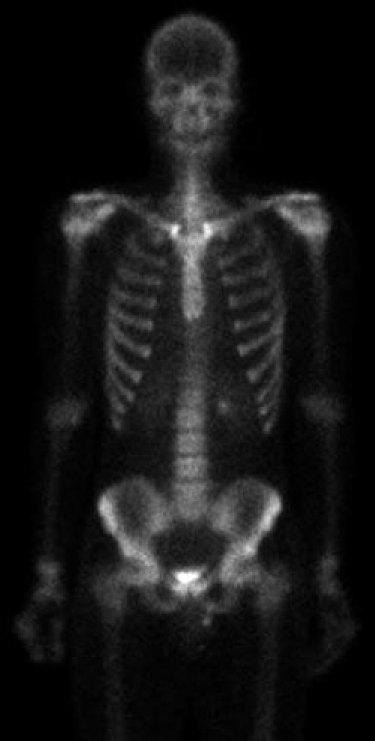
#> input picture Segmentation/Segments Doctor/Data/Skeleton.tif, 750 x 1482 px (shown at 1/2 size)
$ jupyter execute --allow-errors notebook.ipynb
#> lines starting #> are read from the running program, lines starting #| are printed output that depends on the picture; after the words box and inside, x2 and y2 are one past the last pixel; in counts of white or black regions, pixels touching at a corner belong together
<h1 align=center style="line-height:200%;font-family:vazir;color:#0099cc">
<font face="vazir" color="#0099cc">
پزشک قطعه‌ها
</font>
</h1>

<h2 align=right style="line-height:200%;font-family:vazir;color:#0099cc">
<font face="vazir" color="#0099cc">
مقدمه
</font>
</h2>

<p dir=rtl style="direction: rtl;text-align: right;line-height:200%;font-family:vazir;font-size:medium">
<font face="vazir" size=3>
در این تمرین قصد داریم تا آستانه گذاری را روی تصاویر پزشکی بررسی کنیم و کاربردهای مختلف آنرا مشاهده کنیم.
</font>
</p>

[cell 1]
import cv2
import numpy as np
import matplotlib.pyplot as plt

<h2 align=right style="line-height:200%;font-family:vazir;color:#0099cc">
<font face="vazir" color="#0099cc">
بخش اول: قطعه‌بندی اسکلت
</font>
</h2>

<p dir=rtl style="direction: rtl;text-align: right;line-height:200%;font-family:vazir;font-size:medium">
<font face="vazir" size=3>
در این بخش می‌خواهیم با استفاده از آستانه‌گذاری، اسکلت موجود در تصویر را از پیش‌زمینه متمایز کنیم. در ادامه با جزئیات این بخش بیشتر آشنا خواهیم شد.
</font>
</p>

---

<h3 align=right style="line-height:200%;font-family:vazir;color:#0099cc">
<font face="vazir" color="#0099cc">
مرحله اول: وارد کردن تصویر
</font>
</h3>

<p dir=rtl style="direction: rtl;text-align: right;line-height:200%;font-family:vazir;font-size:medium">
<font face="vazir" size=3>
ابتدا تصویر زیر را بصورت خاکستری بخوانید.
<br>
Data/Skeleton.tif
</font>
</p>

[cell 2]
img_skeleton = cv2.imread("./Data/Skeleton.tif", cv2.IMREAD_GRAYSCALE)
#> img_skeleton is the input picture: shape (1482, 750); min 0, max 255, mean 22.5
plt.axis("off")
plt.imshow(img_skeleton, "gray")
plt.tight_layout()
plt.show()

<h3 align=right style="line-height:200%;font-family:vazir;color:#0099cc">
<font face="vazir" color="#0099cc">
مرحله دوم: تشخیص آستانه
</font>
</h3>

<p dir=rtl style="direction: rtl;text-align: right;line-height:200%;font-family:vazir;font-size:medium">
<font face="vazir" size=3>
در این قسمت تصویر اسکلت را با استفاده از روش اتسو قطعه‌بندی کنید. ابتدا آستانه را پیدا کنید و سپس تصویر قطعه‌بندی شده را ذخیره کنید.
</font>
</p>

[cell 3]
otsu_threshold, image_segment = cv2.threshold(
    img_skeleton, 0, 255, cv2.THRESH_BINARY + cv2.THRESH_OTSU
)
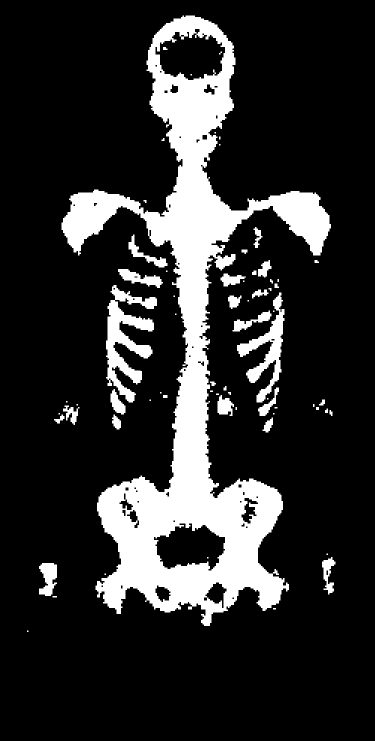
#> image_segment: shape (1482, 750) (shown at 1/2 size); 17.5% white; 67 white regions (29 under 20 px), largest, box (x1, y1, x2, y2) and area: (123, 31, 662, 1252) 164402, (212, 570, 314, 805) 9810, (474, 585, 569, 805) 6110
#> otsu_threshold = 45

plt.axis("off")
plt.imshow(image_segment, "gray")
plt.tight_layout()
plt.show()

<h3 align=right style="line-height:200%;font-family:vazir;color:#0099cc">
<font face="vazir" color="#0099cc">
مرحله سوم: ذخیره تصویر</font>
</h3>

<p dir=rtl style="direction: rtl;text-align: right;line-height:200%;font-family:vazir;font-size:medium">
<font face="vazir" size=3>
تصویر قطعه‌بندی شده را با نام زیر ذخیره کنید. دقت کنید که تصویر را حتما به شکل RGB ذخیره کنید.
<br>
segment_skeleton.tif
</font>
</p>

[cell 4]
cv2.imwrite("segment_skeleton.tif",cv2.cvtColor(image_segment,cv2.COLOR_GRAY2RGB))
#> Out = True

<h2 align=right style="line-height:200%;font-family:vazir;color:#0099cc">
<font face="vazir" color="#0099cc">
بخش دوم: قطعه‌بندی قفسه سینه
</font>
</h2>

<p dir=rtl style="direction: rtl;text-align: right;line-height:200%;font-family:vazir;font-size:medium">
<font face="vazir" size=3>
در این بخش می‌خواهیم که عکس x-ray قفسه سینه یک انسان را قطعه‌بندی کنیم. در ادامه با مراحل اینکار آشنا خواهید شد.
</font>
</p>

---

<h3 align=right style="line-height:200%;font-family:vazir;color:#0099cc">
<font face="vazir" color="#0099cc">
مرحله اول: وارد کردن تصویر
</font>
</h3>

<p dir=rtl style="direction: rtl;text-align: right;line-height:200%;font-family:vazir;font-size:medium">
<font face="vazir" size=3>
ابتدا تصویر زیر را بصورت خاکستری بخوانید.
<br>
Data/chest.webp
</font>
</p>

[cell 5]
img_chest = cv2.imread("./Data/chest.webp", cv2.IMREAD_GRAYSCALE)
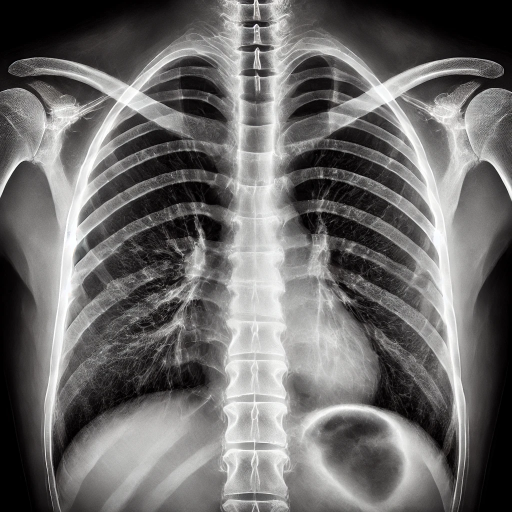
#> input picture Segmentation/Segments Doctor/Data/chest.webp, 1024 x 1024 px (shown at 1/2 size)
#> img_chest: shape (1024, 1024); min 0, max 255, mean 107.5

<h3 align=right style="line-height:200%;font-family:vazir;color:#0099cc">
<font face="vazir" color="#0099cc">
مرحله سوم: اعمال آستانه‌گذاری باندی
</font>
</h3>

<p dir=rtl style="direction: rtl;text-align: right;line-height:200%;font-family:vazir;font-size:medium">
<font face="vazir" size=3>
تصویر را با توجه به باندهای زیر آستانه‌گذاری کنید.
<br>
</font>
</p>

$$
D = \left\{ (0, 50), (51, 100), (101, 150), (151, 200), (201, 255) \right\}
$$

[cell 6]
D = [(0, 50), (51, 100), (101, 150), (151, 200), (201, 255)]

ranges = {}

for r in D:
    ranges[r] = cv2.inRange(img_chest, r[0], r[1])  # type: ignore
#> after the loop, ranges = 5 items

plt.figure(figsize=(12, 30))

for i, e in enumerate(D):
    plt.subplot(1, 5, i + 1)
    plt.axis("off")
    plt.imshow(ranges[e], "gray")

plt.tight_layout()
plt.show()
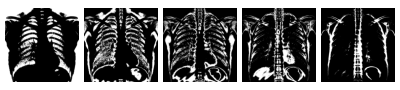
#> figure drawn by matplotlib, 5 panels

<h3 align=right style="line-height:200%;font-family:vazir;color:#0099cc">
<font face="vazir" color="#0099cc">
مرحله چهارم: ذخیره‌سازی
</font>
</h3>

<p dir=rtl style="direction: rtl;text-align: right;line-height:200%;font-family:vazir;font-size:medium">
<font face="vazir" size=3>
خروجی هر باند را با نام‌های زیر ذخیره کنید. دقت کنید که تصاویر را به شکل RGB ذخیره کنید.
<br>
chest_0_50.jpg
<br>
chest_51-100.jpg
<br>
chest_101_150.jpg
<br>
chest_151_200.jpg
<br>
chest_201_255.jpg
</font>
</p>

[cell 7]
for r in D:
    cv2.imwrite(f"chest_{r[0]}_{r[1]}.jpg",ranges[r])
#> this loop made 5 passes
#> pass 1, `cv2.imwrite(f"chest_{r[0]}_{r[1]}.jpg",ranges[r])`:
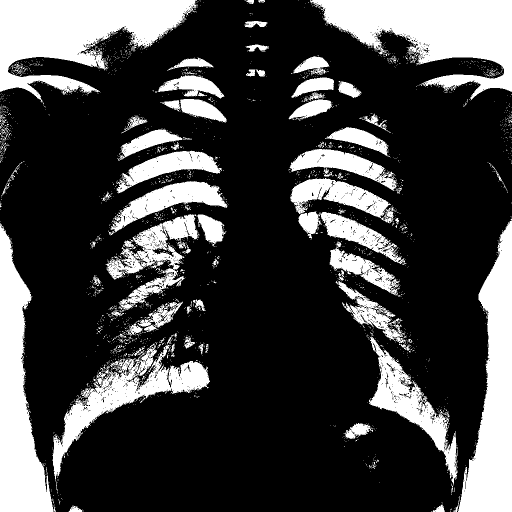
#> saved as chest_0_50.jpg: shape (1024, 1024) (shown at 1/2 size); 26.1% white; 2432 white regions (2317 under 20 px), largest, box (x1, y1, x2, y2) and area: (0, 0, 396, 208) 41322, (620, 0, 1024, 200) 40575, (916, 441, 1024, 1024) 33813
#> pass 2, `cv2.imwrite(f"chest_{r[0]}_{r[1]}.jpg",ranges[r])`:
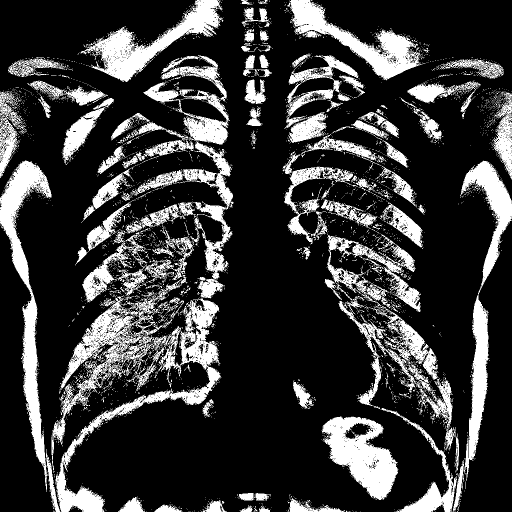
#> saved as chest_51_100.jpg: shape (1024, 1024) (shown at 1/2 size); 22.7% white; 4111 white regions (3947 under 20 px), largest, box (x1, y1, x2, y2) and area: (103, 550, 442, 1024) 32962, (0, 321, 103, 984) 16563, (921, 321, 1024, 962) 15690

<h3 align=right style="line-height:200%;font-family:vazir;color:#0099cc">
<font face="vazir" color="#0099cc">
مرحله پنجم: سلول جواب‌ساز
</font>
</h3>

<p dir=rtl style="direction: rtl;text-align: right;line-height:200%;font-family:vazir;font-size:medium">
<font face="vazir" size=3>
بدون هیچگونه تغییری، این سلول را اجرا کنید تا فایل پاسخ شما آماده شود.
</font>
</p>

[cell 8]
import zipfile

def compress(file_names):
    print("File Paths:")
    print(file_names)
    # Select the compression mode ZIP_DEFLATED for compression
    # or zipfile.ZIP_STORED to just store the file
    compression = zipfile.ZIP_DEFLATED
    # create the zip file first parameter path/name, second mode
    with zipfile.ZipFile("result.zip", mode="w") as zf:
        for file_name in file_names:
            # Add file to the zip file
            # first parameter file to zip, second filename in zip
            zf.write('./' + file_name, file_name, compress_type=compression)


file_names = ["notebook.ipynb", "segment_skeleton.tif", 'chest_0_50.jpg', 'chest_51_100.jpg', 'chest_101_150.jpg', 'chest_151_200.jpg', 'chest_201_255.jpg']
#> (the rest of this cell did not finish here and is left out)
